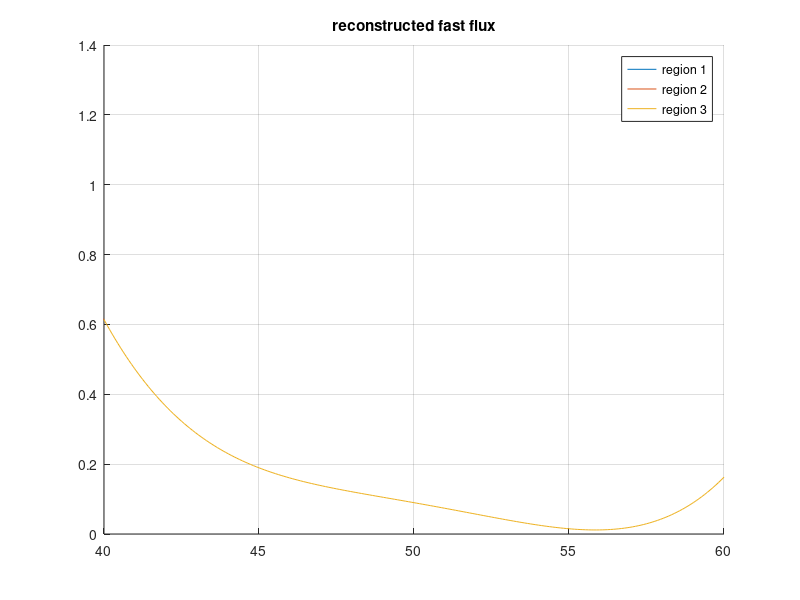
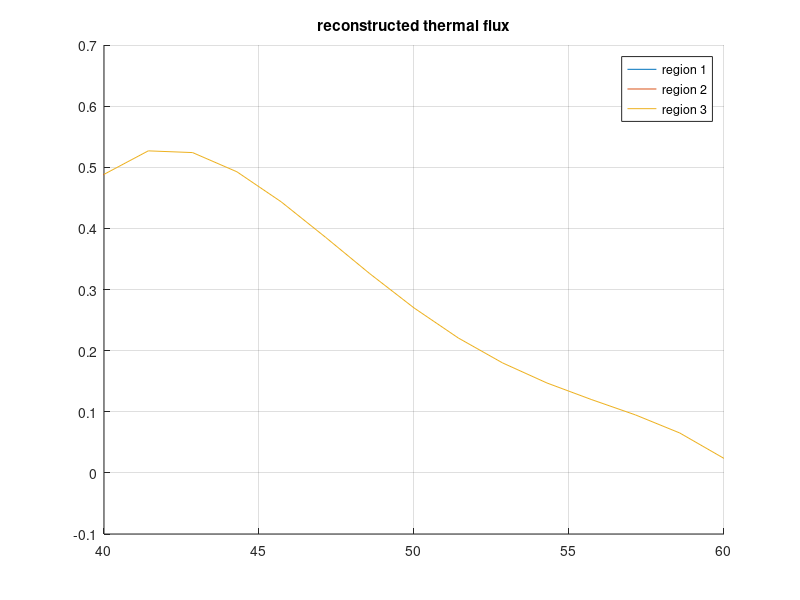
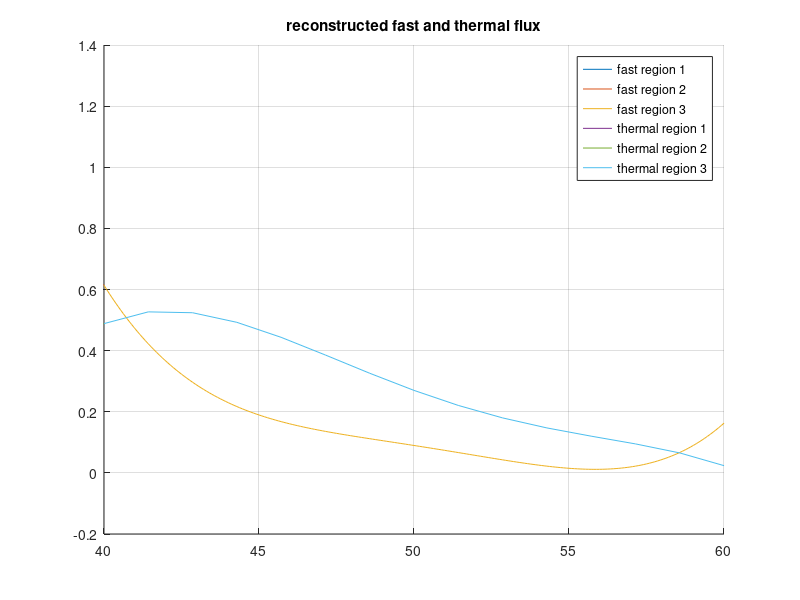

Recreate these plots in MATLAB, in order.
% In this script, the approximated fast and thermal flux shape is 
% tested.  It has been approximated with three piecewise quartic
% functions. 
% y=+reg1x4*x*x*x*x +reg1x3*x*x*x +reg1x2*x*x +reg1x1*x +reg1x0;

%% For fast group
% Region 1: 
reg1x4=+1.53722295506281E-5;
reg1x3=-4.68683704257329E-4;
reg1x2=+5.77565529274875E-3;
reg1x1=-2.11263537121232E-2;
reg1x0=+2.57684318251159E-2;
% Region 2:
reg2x4=-1.10678482723517E-5;
reg2x3=+1.32004096220855E-3;
reg2x2=-6.32550721990960E-2;
reg2x1=+1.42684187372408E+0;
reg2x0=-1.14006900002113E+1;
% Region 3:
reg3x4=+3.31115176820729E-5;
reg3x3=-6.69044052900192E-3;
reg3x2=+5.06568007325930E-1;
reg3x1=-1.70499965190978E+1;
reg3x0=+2.15527557066765E+2;

reg1 =@(x) +reg1x4*x.^4 ...
           +reg1x3*x.^3 ...
           +reg1x2*x.^2 ...
           +reg1x1*x ...
           +reg1x0;
reg2 =@(x) +reg2x4*x.^4 ...
           +reg2x3*x.^3 ...
           +reg2x2*x.^2 ...
           +reg2x1*x ...
           +reg2x0;
reg3 =@(x) +reg3x4*x.^4 ...
           +reg3x3*x.^3 ...
           +reg3x2*x.^2 ...
           +reg3x1*x ...
           +reg3x0;

figure(99); 
hold on;
fplot(reg1,[ 0 20]);
fplot(reg2,[20 40]);
fplot(reg3,[40 60]);
title('reconstructed fast flux');
legend('region 1','region 2','region 3');
hold off;
grid on;

% one figure to plot both
figure(101);
hold on 
fplot(reg1,[ 0 20]);
fplot(reg2,[20 40]);
fplot(reg3,[40 60]);

%% For thermal group
% Region 1: 
reg1x4=-1.75283705341027E-5;
reg1x3=+5.77040031150232E-4;
reg1x2=-5.12351183707553E-3;
reg1x1=+3.64338769502884E-2;
reg1x0=-5.53011823387657E-3;
% Region 2:
reg2x4=+1.98913688295027E-5;
reg2x3=-2.38197650467746E-3;
reg2x2=+1.05660411771455E-1;
reg2x1=-2.05691181513866E+0;
reg2x0=+1.52327882685776E+1;
% Region 3:
reg3x4=-1.86512366899547E-5;
reg3x3=+3.86918856164260E-3;
reg3x2=-2.98883311241798E-1;
reg3x1=+1.01579055107311E+1;
reg3x0=-1.27495442059681E+2;

reg1 =@(x) +reg1x4*x.^4 ...
           +reg1x3*x.^3 ...
           +reg1x2*x.^2 ...
           +reg1x1*x ...
           +reg1x0;
reg2 =@(x) +reg2x4*x.^4 ...
           +reg2x3*x.^3 ...
           +reg2x2*x.^2 ...
           +reg2x1*x ...
           +reg2x0;
reg3 =@(x) +reg3x4*x.^4 ...
           +reg3x3*x.^3 ...
           +reg3x2*x.^2 ...
           +reg3x1*x ...
           +reg3x0;

figure(100); 
hold on;
fplot(reg1,[ 0 20]);
fplot(reg2,[20 40]);
fplot(reg3,[40 60]);
title('reconstructed thermal flux');
legend('region 1','region 2','region 3');
hold off;
grid on;

% one figure to plot both
figure(101);
fplot(reg1,[ 0 20]);
fplot(reg2,[20 40]);
fplot(reg3,[40 60]);
title('reconstructed fast and thermal flux');
legend('fast region 1','fast region 2','fast region 3',...
  'thermal region 1','thermal region 2','thermal region 3');
hold off;
grid on;
